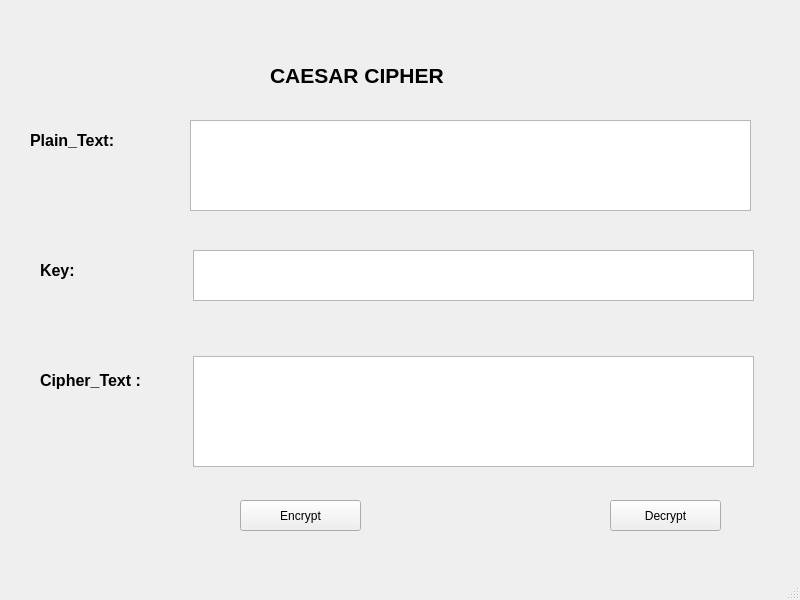
<?xml version="1.0" encoding="UTF-8"?>
<ui version="4.0">
 <class>MainWindow</class>
 <widget class="QMainWindow" name="MainWindow">
  <property name="geometry">
   <rect>
    <x>0</x>
    <y>0</y>
    <width>800</width>
    <height>600</height>
   </rect>
  </property>
  <property name="windowTitle">
   <string>MainWindow</string>
  </property>
  <widget class="QWidget" name="centralwidget">
   <widget class="QLabel" name="label">
    <property name="geometry">
     <rect>
      <x>270</x>
      <y>20</y>
      <width>391</width>
      <height>111</height>
     </rect>
    </property>
    <property name="font">
     <font>
      <pointsize>16</pointsize>
      <weight>75</weight>
      <bold>true</bold>
     </font>
    </property>
    <property name="text">
     <string>CAESAR CIPHER</string>
    </property>
   </widget>
   <widget class="QLabel" name="label_2">
    <property name="geometry">
     <rect>
      <x>30</x>
      <y>120</y>
      <width>171</width>
      <height>41</height>
     </rect>
    </property>
    <property name="font">
     <font>
      <pointsize>12</pointsize>
      <weight>75</weight>
      <bold>true</bold>
     </font>
    </property>
    <property name="text">
     <string>Plain_Text: </string>
    </property>
   </widget>
   <widget class="QLabel" name="label_3">
    <property name="geometry">
     <rect>
      <x>40</x>
      <y>250</y>
      <width>81</width>
      <height>41</height>
     </rect>
    </property>
    <property name="font">
     <font>
      <pointsize>12</pointsize>
      <weight>75</weight>
      <bold>true</bold>
     </font>
    </property>
    <property name="text">
     <string>Key:</string>
    </property>
   </widget>
   <widget class="QLabel" name="label_4">
    <property name="geometry">
     <rect>
      <x>40</x>
      <y>360</y>
      <width>201</width>
      <height>41</height>
     </rect>
    </property>
    <property name="font">
     <font>
      <pointsize>12</pointsize>
      <weight>75</weight>
      <bold>true</bold>
     </font>
    </property>
    <property name="text">
     <string>Cipher_Text : </string>
    </property>
   </widget>
   <widget class="QPlainTextEdit" name="txt_plain_text">
    <property name="geometry">
     <rect>
      <x>190</x>
      <y>120</y>
      <width>561</width>
      <height>91</height>
     </rect>
    </property>
    <property name="plainText">
     <string/>
    </property>
   </widget>
   <widget class="QPlainTextEdit" name="txt_key">
    <property name="geometry">
     <rect>
      <x>193</x>
      <y>250</y>
      <width>561</width>
      <height>51</height>
     </rect>
    </property>
   </widget>
   <widget class="QPlainTextEdit" name="txt_cipher_text">
    <property name="geometry">
     <rect>
      <x>193</x>
      <y>356</y>
      <width>561</width>
      <height>111</height>
     </rect>
    </property>
   </widget>
   <widget class="QToolButton" name="btn_encrypt">
    <property name="geometry">
     <rect>
      <x>240</x>
      <y>500</y>
      <width>121</width>
      <height>31</height>
     </rect>
    </property>
    <property name="text">
     <string>Encrypt</string>
    </property>
   </widget>
   <widget class="QToolButton" name="btn_decrypt">
    <property name="geometry">
     <rect>
      <x>610</x>
      <y>500</y>
      <width>111</width>
      <height>31</height>
     </rect>
    </property>
    <property name="text">
     <string>Decrypt</string>
    </property>
   </widget>
  </widget>
  <widget class="QMenuBar" name="menubar">
   <property name="geometry">
    <rect>
     <x>0</x>
     <y>0</y>
     <width>800</width>
     <height>26</height>
    </rect>
   </property>
  </widget>
  <widget class="QStatusBar" name="statusbar"/>
 </widget>
 <resources/>
 <connections/>
</ui>
